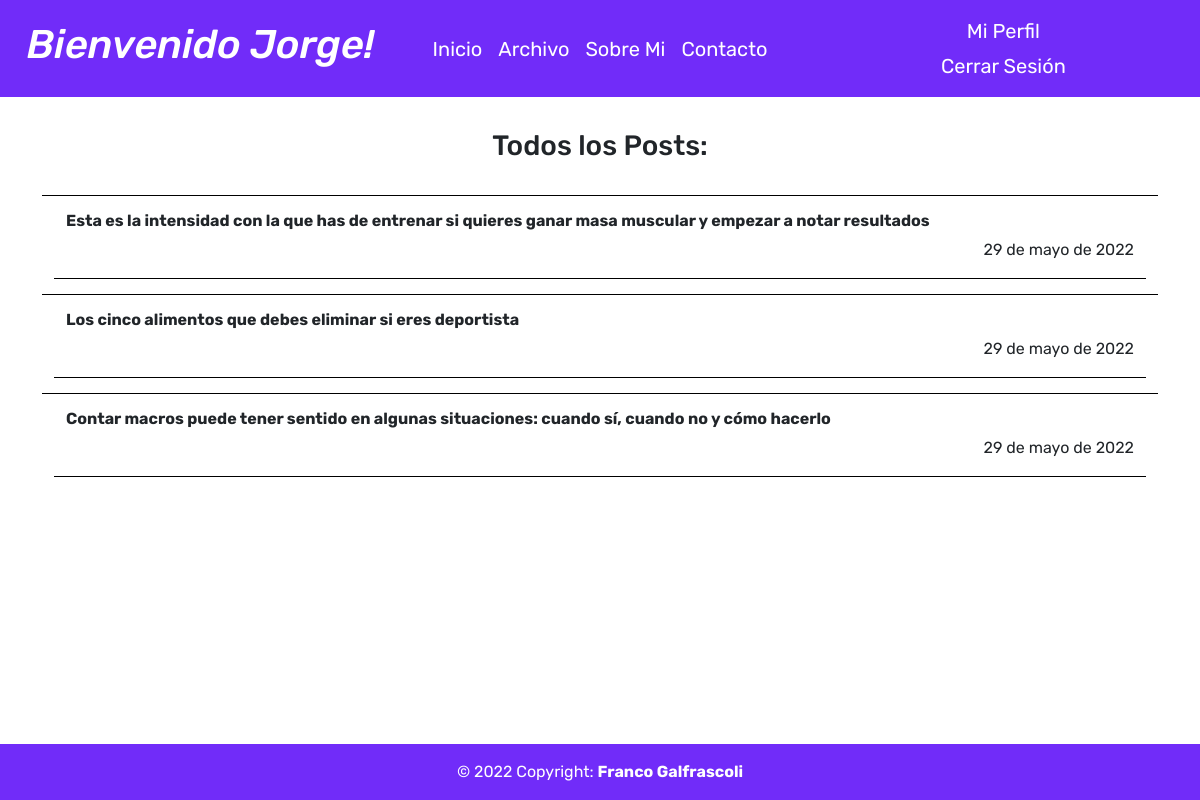
The page /allposts/ (signed in) on the database its author committed.
### blogdefranco/models.py (models this page shows, shortened)
class Post(models.Model):
    titulo = models.CharField(max_length= 500)
    epigrafe = models.TextField(max_length=700)
    autor = models.ForeignKey(User, on_delete=models.CASCADE)
    fecha = models.DateField(blank=False)
    imagen = models.ImageField(upload_to='post')
    cuerpo = RichTextField(blank=True, null=True)

### blogdefranco/views.py (the view)
# urls.py: path('allposts/', AllPosts.as_view(), name='All Posts' ),
class AllPosts(ListView):
    model = Post
    template_name = 'blogdefranco/archivo.html'
    ordering = ('-fecha', '-id')

### blogdefranco/templates/blogdefranco/archivo.html (shortened to what this page needs)
{% extends 'blogdefranco/base.html' %}
{% block body %}
<section class="pt-4 pt-5--large pr-sm pb-3 pb-5--large pl-sm bg-white blogdefranco">
 <div class="container pt-2">
    <h3 style="text-align: center">Todos los Posts:</h3> <br>
    {% for post in object_list%}
        <div class="container" style="margin-bottom: 10px; border-top: 1px solid black;">
            <div class="container" style="margin-bottom: 15px; border-bottom: 1px solid black; padding-top:15px">
                <a href="{% url 'Archivo' post.pk %}" class="hov-ul text-dark disp-blk" style="text-decoration: none;"><h6><strong>{{post.titulo}}</strong></h6> <p class="d-flex justify-content-end">{{post.fecha}}</p></a>
            </div>
        </div>
    {% endfor %}
 </div>
</section>
{% endblock %}

### blogdefranco/templates/blogdefranco/base.html (shortened to what this page needs)
{% load static %}
<!doctype html>
<html lang="es">
  <head>
    <link href="https://cdn.jsdelivr.net/npm/bootstrap@5.2.0-beta1/dist/css/bootstrap.min.css" rel="stylesheet">
  </head>
  <body style="height: 100vh; display: flex; flex-direction: column; font-family: 'Rubik', sans-serif; background-color: #fff;">
    <nav class="navbar navbar-expand-lg" style="color: #fff; background-color: #712cf9;">
      <div class="container-fluid d-flex align-items-center justify-content-between" style=" color: #fff">
        <div class="container d-flex align-items-center justify-content-center" style="padding-left: 0;">
          {% if user.is_authenticated %}
            <a href="{% url 'Inicio' %}" style="color: #fff; text-decoration:none"><h1><i>Bienvenido {{user.first_name}}!</i></h1></a>
          {% else %}
            <a href="{% url 'Inicio' %}" style="color: #fff; text-decoration:none"><h1>Blog de Franco</h1></a>
          {% endif %}
        </div>
        <div class="container d-flex align-items-center justify-content-center" style="color: #fff">
              <ul class="navbar-nav align-items-center" style="font-size: 20px; color: #fff; padding-left:0; padding-right:0">
                <li class="nav-item">
                  <a class="nav-link active" aria-current="page" href="{% url 'Inicio' %}" style="color: #fff;" >Inicio</a>
                </li>
                <li class="nav-item">
                  <a class="nav-link active" aria-current="page" href="{% url 'All Posts' %}" style="color: #fff;" >Archivo</a>
                </li>
                <li class="nav-item ">
                  <a class="nav-link active" aria-current="page" href="{% url 'Sobre Mi' %}" style="color: #fff;">Sobre Mi</a>
                </li>
                <li class="nav-item ">
                  <a class="nav-link active" aria-current="page" href="{% url 'Contacto' %}" style="color: #fff;">Contacto</a>
                </li>
              </ul>
        </div>
        <div class="container d-flex align-items-center text-center justify-content-center" style="color: #fff; padding-right:0">
              <ul class="navbar-nav" style="list-style: none;color: #fff; font-size: 20px;">
                <li class="nav-item" style="color: #fff;">
                  {% if user.is_authenticated %}
                    {% if request.user.is_staff %}
                      <a class="nav-link active" aria-current="page" href="{% url 'Crear Post' %}" style="color: #fff; padding-bottom:0px;  padding-right:0">Crear Post</a>
                      <a class="nav-link active" aria-current="page" href="{% url 'Perfil' user.id %}" style="color: #fff; padding-bottom:0px; padding-top:5px;  padding-right:0">Mi Perfil</a>
                      <a class="nav-link active" aria-current="page" href="{% url 'logout' %}" style="color: #fff; padding-top:5px;  padding-right:0">Cerrar Sesión</a>
                    {% else %}
                      <a class="nav-link active" aria-current="page" href="{% url 'Perfil' user.id %}" style="color: #fff; padding-bottom:0px;  padding-right:0">Mi Perfil</a>
                      <a class="nav-link active" aria-current="page" href="{% url 'logout' %}" style="color: #fff; padding-top:5px;  padding-right:0">Cerrar Sesión</a>
                    {% endif %}
                  {% else %}
                    <a class="nav-link" aria-current="page" href="{% url 'login' %}" style="color: #fff; padding-bottom:0px;  padding-right:0">Iniciar Sesión</a>
                    <a class="nav-link" aria-current="page" href="{% url 'Registrarse' %}" style="color: #fff; padding-top:5px;  padding-right:0">Registrarse</a>
                  {% endif %}
                </li>
              </ul>
        </div>
      </div>
    </nav>
    {% block body %}
    {% endblock %}
    <footer class="text-center text-white" style="margin-top: auto; background-color: #712cf9">
      <div class="text-center p-3">
        <a class="text-white" style="text-decoration: none;" href="{% url 'Sobre Mi' %}">© 2022 Copyright: <strong>Franco Galfrascoli</strong></a>
      </div>
    </footer>
  </body>
</html>

### blogdefranco/templates/blogdefranco/base.html (style rules this page uses)
html { overflow-y: scroll; }
.blogdefranco { animation-name: blogdefranco !important; animation-duration: 3s; }

### rows shown on the page
Post: titulo "Esta es la intensidad con la que has de entrenar si quieres ganar masa muscular y empezar a notar resultados", fecha "29 de mayo de 2022"
Post: titulo "Los cinco alimentos que debes eliminar si eres deportista", fecha "29 de mayo de 2022"
Post: titulo "Contar macros puede tener sentido en algunas situaciones: cuando sí, cuando no y cómo hacerlo", fecha "29 de mayo de 2022"

### other values the page prints
{{ user.first_name }} "Jorge"
